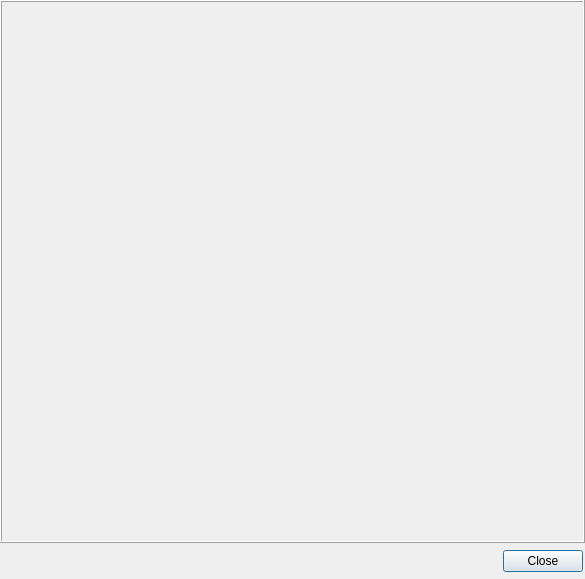
<?xml version="1.0" encoding="UTF-8"?>
<ui version="4.0">
 <class>Dialog</class>
 <widget class="QDialog" name="Dialog">
  <property name="geometry">
   <rect>
    <x>0</x>
    <y>0</y>
    <width>585</width>
    <height>579</height>
   </rect>
  </property>
  <property name="sizePolicy">
   <sizepolicy hsizetype="Fixed" vsizetype="Fixed">
    <horstretch>0</horstretch>
    <verstretch>0</verstretch>
   </sizepolicy>
  </property>
  <property name="minimumSize">
   <size>
    <width>0</width>
    <height>0</height>
   </size>
  </property>
  <property name="maximumSize">
   <size>
    <width>10000</width>
    <height>10000</height>
   </size>
  </property>
  <property name="windowTitle">
   <string>Dialog</string>
  </property>
  <layout class="QVBoxLayout" name="verticalLayout">
   <property name="spacing">
    <number>0</number>
   </property>
   <property name="margin">
    <number>0</number>
   </property>
   <item>
    <widget class="QFrame" name="cameraFrame">
     <property name="sizePolicy">
      <sizepolicy hsizetype="Preferred" vsizetype="Preferred">
       <horstretch>0</horstretch>
       <verstretch>0</verstretch>
      </sizepolicy>
     </property>
     <property name="minimumSize">
      <size>
       <width>585</width>
       <height>543</height>
      </size>
     </property>
     <property name="maximumSize">
      <size>
       <width>10000</width>
       <height>10000</height>
      </size>
     </property>
     <property name="frameShape">
      <enum>QFrame::Box</enum>
     </property>
     <property name="frameShadow">
      <enum>QFrame::Raised</enum>
     </property>
    </widget>
   </item>
   <item>
    <widget class="QWidget" name="widget" native="true">
     <property name="sizePolicy">
      <sizepolicy hsizetype="Preferred" vsizetype="Fixed">
       <horstretch>0</horstretch>
       <verstretch>0</verstretch>
      </sizepolicy>
     </property>
     <property name="maximumSize">
      <size>
       <width>16777215</width>
       <height>75</height>
      </size>
     </property>
     <layout class="QHBoxLayout" name="horizontalLayout">
      <property name="spacing">
       <number>2</number>
      </property>
      <property name="margin">
       <number>2</number>
      </property>
      <item>
       <spacer name="horizontalSpacer">
        <property name="orientation">
         <enum>Qt::Horizontal</enum>
        </property>
        <property name="sizeHint" stdset="0">
         <size>
          <width>40</width>
          <height>20</height>
         </size>
        </property>
       </spacer>
      </item>
      <item>
       <widget class="QPushButton" name="okButton">
        <property name="maximumSize">
         <size>
          <width>100</width>
          <height>16777215</height>
         </size>
        </property>
        <property name="text">
         <string>Close</string>
        </property>
       </widget>
      </item>
     </layout>
    </widget>
   </item>
  </layout>
  <zorder>widget</zorder>
  <zorder>cameraFrame</zorder>
 </widget>
 <resources/>
 <connections/>
</ui>
